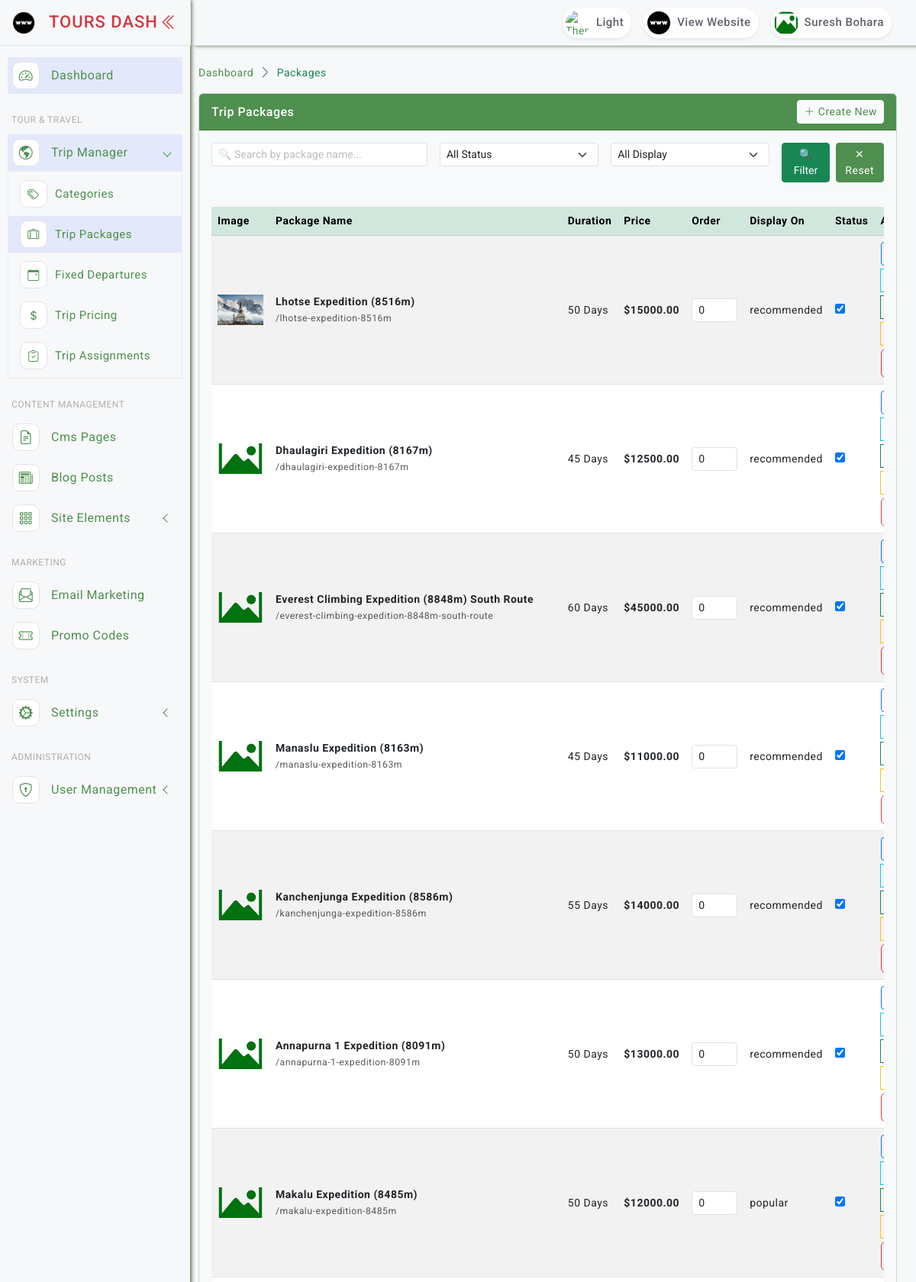
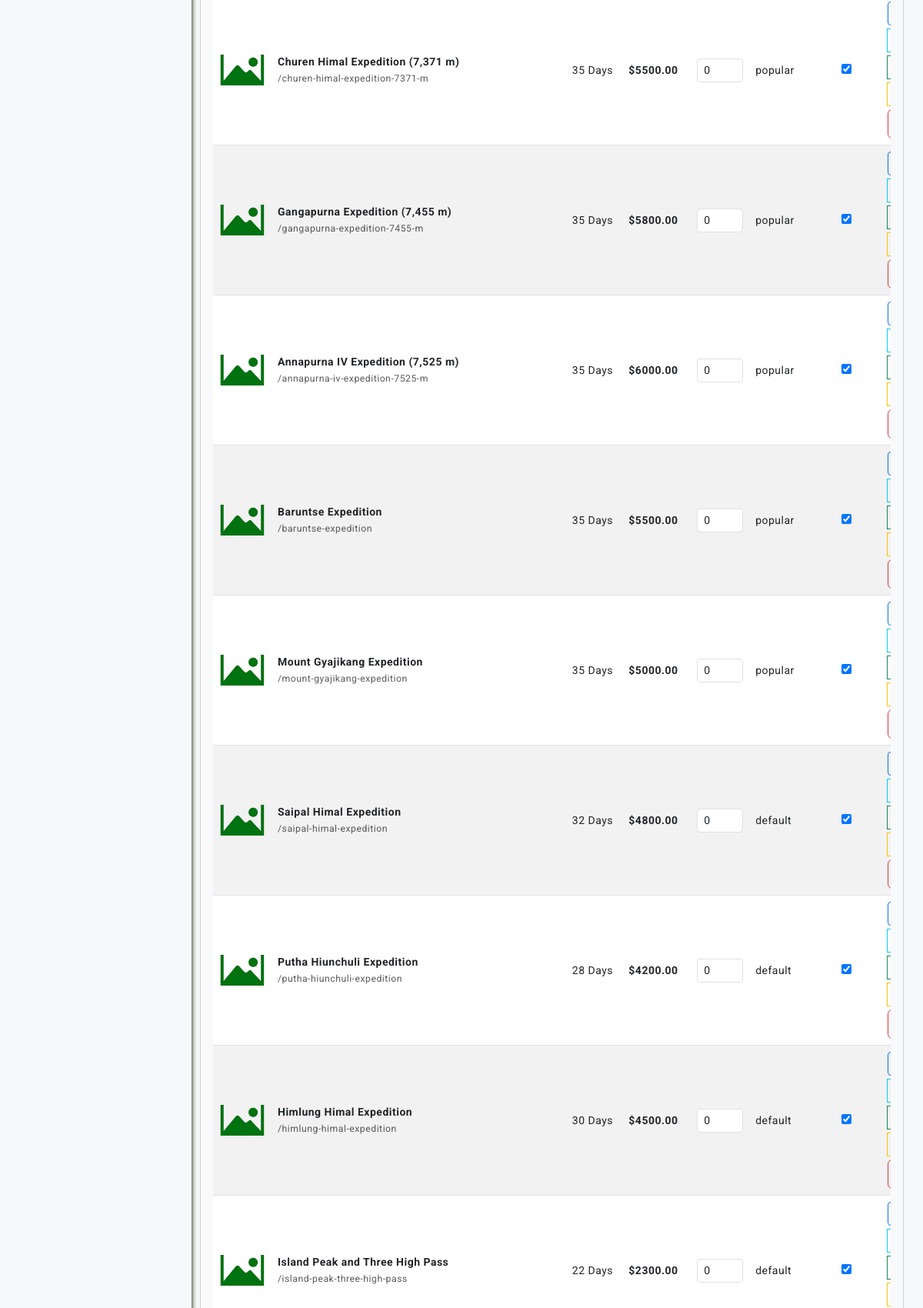
/packages/ (signed in, upper part), run on the app's committed database (2 pictures, top to bottom).
### accounts/models.py (models this page shows, shortened)
class AdminUser(AbstractBaseUser, PermissionsMixin):
    name = models.CharField(max_length=255)
    email = models.EmailField(unique=True)
    mobile = models.CharField(max_length=20, blank=True, null=True)
    address = models.TextField(blank=True, null=True)
    gender = models.CharField(max_length=20, blank=True, null=True)
    details = models.TextField(blank=True, null=True)
    image = models.ImageField(upload_to='admin_profiles/', null=True, blank=True, default='noimage.png')
    status = models.BooleanField(default=True)
    last_login_at = models.DateTimeField(null=True, blank=True)
    created_at = models.DateTimeField(auto_now_add=True)
    updated_at = models.DateTimeField(auto_now=True)
    is_active = models.BooleanField(default=True)
    is_staff = models.BooleanField(default=False)
    objects = AdminUserManager()
    USERNAME_FIELD = 'email'
    REQUIRED_FIELDS = ['name']
    @property
    def image_url(self):
        if self.image and str(self.image) != 'noimage.png':
            return self.image.url
        return '/static/asset/images/noimage.png'

### packages/models.py (models this page shows, shortened)
class Package(models.Model):
    name = models.CharField(max_length=255)
    slug = models.SlugField(max_length=255, unique=True, blank=True)
    image = models.ImageField(upload_to='packages/', blank=True, null=True)
    feature_image = models.ImageField(upload_to='packages/features/', blank=True, null=True)
    gallery = models.JSONField(default=list, blank=True)
    map = models.TextField(blank=True, null=True)
    trip_previous_price = models.DecimalField(max_digits=10, decimal_places=2, blank=True, null=True)
    trip_price = models.DecimalField(max_digits=10, decimal_places=2, blank=True, null=True)
    group_size_price = models.JSONField(default=list, blank=True)
    excerpt = models.TextField(blank=True, null=True)
    description = models.TextField(blank=True, null=True)
    content = models.TextField(blank=True, null=True)
    highlight_key = models.JSONField(default=list, blank=True)
    included_data = models.JSONField(default=list, blank=True)
    excluded_data = models.JSONField(default=list, blank=True)
    faqs = models.JSONField(default=list, blank=True)
    itinerary_data = models.JSONField(default=list, blank=True)
    general = models.JSONField(default=list, blank=True)
    lower_body = models.JSONField(default=list, blank=True)
    upper_body = models.JSONField(default=list, blank=True)
    footwear = models.JSONField(default=list, blank=True)
    accessories = models.JSONField(default=list, blank=True)
    activities = models.JSONField(default=list, blank=True)
    duration = models.CharField(max_length=100, blank=True, null=True)
    transportation = models.CharField(max_length=100, blank=True, null=True)
    trip_grading = models.CharField(max_length=100, blank=True, null=True)
    max_altitude = models.CharField(max_length=100, blank=True, null=True)
    accommodation = models.CharField(max_length=100, blank=True, null=True)
    meals = models.CharField(max_length=100, blank=True, null=True)
    best_season = models.CharField(max_length=100, blank=True, null=True)
    view_count = models.PositiveIntegerField(default=0)
    status = models.BooleanField(default=True)
    order_level = models.PositiveIntegerField(default=0)
    display_on = models.CharField(max_length=50, blank=True, null=True)
    meta_title = models.CharField(max_length=255, blank=True, null=True)
    meta_keywords = models.CharField(max_length=500, blank=True, null=True)
    meta_description = models.TextField(blank=True, null=True)
    created_at = models.DateTimeField(auto_now_add=True)
    updated_at = models.DateTimeField(auto_now=True)
    categories = models.ManyToManyField(Category, related_name='packages', blank=True)
    class Meta:
        ordering = ['order_level', '-created_at']
        indexes = [models.Index(fields=['status', 'order_level'])]
    @property
    def image_url(self):
        return self.image.url if self.image and hasattr(self.image, 'url') else '/static/asset/images/noimage.png'

### packages/views.py (the view)
# urls.py: path('', views.package_list, name='package_list'),
@login_required
def package_list(request):
    items = Package.objects.prefetch_related('categories').all()
    search = request.GET.get('search')
    status = request.GET.get('status')
    display_on = request.GET.get('display_on')
    if search:
        items = items.filter(name__icontains=search)
    if status in ['0', '1']:
        items = items.filter(status=bool(int(status)))
    if display_on:  # ✅ Display On filter लागू गर्ने
        items = items.filter(display_on=display_on)
    return render(request, 'admin/packages/index.html', {
        'items': items,
        'filters': request.GET
    })

### core/context_processors.py (called while the page is built)
def global_settings(request):
    setting = SiteSetting.get_instance()
    footer_categories = Category.objects.filter(
        parent__isnull=True,
        status=True
    ).prefetch_related('children').order_by('order_level')[:4]
    footer_pages = Page.objects.filter(status=True).order_by('order_level')[:4]
    footer_experts = Team.objects.filter(status=True).order_by('order_level')[:4]
    trekking_regions = Category.objects.filter(parent__slug='trekking', status=True).order_by('order_level')[:4]
    return {
        'setting': setting,
        'global_categories': footer_categories,
        'global_pages': footer_pages,
        'footer_experts': footer_experts,
        'trekking_regions': trekking_regions,
    }

### templates/admin/packages/index.html (shortened to what this page needs)
{% extends "layouts/base.html" %}
{% load static %}
{% block content %}
<div class="page-breadcrumb d-none d-sm-flex align-items-center mb-3">
    <nav aria-label="breadcrumb">
        <ol class="breadcrumb mb-0 p-0">
            <li class="breadcrumb-item"><a href="{% url 'core:dashboard' %}">Dashboard</a></li>
            <li class="breadcrumb-item active">Packages</li>
        </ol>
    </nav>
</div>
<div class="card mb-4">
    <div class="card-header bg-custom text-white d-flex align-items-center justify-content-between py-2">
        <h6 class="mb-0"> Trip Packages</h6>
        <div class="d-flex gap-2">
            <a href="{% url 'packages:package_create' %}" class="btn btn-light btn-sm"><i class="bi bi-plus-lg"></i> Create New</a>
        </div>
    </div>
    <div class="card-body bg-light p-3">
        <div class="row mb-3">{% include 'admin/packages/search.html' %}</div>
        <div class="row">{% include 'admin/packages/table.html' %}</div>
    </div>
</div>
{% endblock %}

### templates/includes/admin/header.html (shortened to what this page needs)
{% load static %}
<header class="top-header">
    <nav class="navbar navbar-expand">
        <div class="top-navbar-right ms-3 ms-auto">
            <ul class="navbar-nav align-items-center">
                <li class="nav-item">
                    <a id="darkModeButton" class="nav-link" href="javascript:void(0);" aria-label="Toggle Dark Mode">
                        <div class="user-setting d-flex align-items-center gap-1">
                            <img id="moonIcon" src="{% static 'asset/images/moon_light.png' %}" class="user-img" alt="Theme">
                            <div class="user-name d-none d-sm-block">Light</div>
                        </div>
                    </a>
                </li>
                <li class="nav-item">
                    <a class="nav-link" href="/" target="_blank">
                        <div class="user-setting d-flex align-items-center gap-1">
                            <img src="{% static 'asset/images/website.png' %}" class="user-img" alt="Website">
                            <div class="user-name d-none d-sm-block">View Website</div>
                        </div>
                    </a>
                </li>
                <li class="nav-item dropdown dropdown-large">
                    <a class="nav-link dropdown-toggle dropdown-toggle-nocaret" href="#" data-bs-toggle="dropdown" aria-expanded="false">
                        <div class="user-setting d-flex align-items-center gap-1">
                            <img src="{{ request.user.image_url }}" class="user-img" alt="User">
                            <div class="user-name d-none d-sm-block">{{ request.user.name|default:"Admin" }}</div>
                        </div>
                    </a>
                </li>
            </ul>
        </div>
    </nav>
</header>

### templates/admin/packages/table.html (shortened to what this page needs)
<div class="col-12">
    <div class="table-responsive">
        <table class="table table-hover table-striped align-middle">
            <thead class="table-success">
                <tr>
                    <th>Image</th>
                    <th>Package Name</th>
                    <th>Duration</th>
                    <th>Price</th>
                    <th>Order</th>
                    <th>Display On</th>
                    <th>Status</th>
                    <th>Actions</th>
                </tr>
            </thead>
            <tbody>
                {% for item in items %}
                <tr>
                    <td><img src="{{ item.image_url }}" width="60" height="40" style="object-fit: cover;"></td>
                    <td>
                        <strong>{{ item.name }}</strong><br>
                        <small class="text-muted">/{{ item.slug }}</small>
                    </td>
                    <td>{{ item.duration|default:"-" }}</td>
                    <td>
                        {% if item.trip_price %}<strong>${{ item.trip_price }}</strong>{% endif %}
                    </td>
                    <td>
                        <input type="number" name="order_level" value="{{ item.order_level }}" data-id="{{ item.id }}" data-original="{{ item.order_level }}" class="form-control form-control-sm order-level-input" style="width: 60px;">
                    </td>
                    <td>{{ item.display_on }}</td>
                    <td>
                        <form class="status-form" data-id="{{ item.id }}">
                            <input type="checkbox" {% if item.status %}checked{% endif %} data-toggle="toggle" data-onstyle="success" data-offstyle="danger" data-size="sm">
                        </form>
                    </td>
                    <td>
                        <div class="btn-group btn-group-sm flex-wrap gap-1">
                            <a href="{% url 'packages:package_update' item.id %}" class="btn btn-outline-primary" title="Edit"></a>
                            <a href="{% url 'packages:package_itinerary' item.id %}" class="btn btn-outline-info" title="Itinerary"></a>
                            <a href="{% url 'packages:package_inc_exc' item.id %}" class="btn btn-outline-success" title="Inc/Exc"></a>
                            <a href="{% url 'packages:package_equipment' item.id %}" class="btn btn-outline-warning" title="Equipment"></a>
                            <form action="{% url 'packages:package_delete' item.id %}" method="POST" id="deleteForm{{ item.id }}" style="display:inline;">
                                <button type="button" class="btn btn-outline-danger" onclick="confirmDelete(event, 'deleteForm{{ item.id }}')" title="Delete"></button>
                            </form>
                        </div>
                    </td>
                </tr>
                {% empty %}
                <tr><td colspan="8" class="text-center py-4 text-muted">No packages found</td></tr>
                {% endfor %}
            </tbody>
        </table>
    </div>
</div>

### static/asset/css/style.css (style rules this page uses)
body { font-size: 14px; color: #4c5258; letter-spacing: .5px; font-family: Roboto, sans-serif; background-color: #f7f8fa; overflow-x: hidden; }
a { text-decoration: none; }
::placeholder { opacity: 0.4 !important; }
.top-header .navbar { box-shadow: 5px 0 5px rgb(93 105 72); position: fixed; top: 0; left: 250px; right: 0; background-color: #f7f8fa; border-bottom: 1px solid #e2e3e4; background-clip: padding-box; height: 60px; z-index: 10; padding: 0 1.5rem; transition: all .2s; }
.top-header .navbar .user-setting { height: 40px; border-radius: 30px; background-color: #fff; box-shadow: 0 0.125rem 0.25rem rgb(0 0 0 / 8%); }
.dropdown-toggle-nocaret:after { display: none }
.top-header .navbar .dropdown-large { position: relative }
.top-header .navbar .user-img { width: 40px; height: 40px; padding: 4px; border-radius: 50%; }
.top-header .navbar .user-name { font-size: 15px; color: #5e636b; font-weight: 500; padding-right: 10px; }
.table-responsive { white-space: nowrap; }
.page-breadcrumb .breadcrumb-item+.breadcrumb-item::before { display: inline-block; padding-right: .5rem; color: #6c757d; font-family: LineIcons; content: "\ea5c"; }
.page-breadcrumb .breadcrumb li.breadcrumb-item { font-size: 15spx; }
.breadcrumb-item.active { color: #198754!important; }
.bg-custom { background-color: #4f8f4f; }

### static/asset/css/custom.css (style rules this page uses)
a { color: #4f8f4f!important; }
.card-header { border-radius: none!important; }

### static/asset/css/dark-theme.css (style rules this page uses)
html.dark-theme .menu-title,a { color: #ffffff; }

### data on the page
AdminUser: user.image_url (placeholder picture), user.name "Suresh Bohara"
Package: image_url (picture), name "Lhotse Expedition (8516m)", slug "lhotse-expedition-8516m", duration "50 Days", trip_price "15000.00", order_level "0", display_on "recommended", status "☑"
Package: name "Dhaulagiri Expedition (8167m)", slug "dhaulagiri-expedition-8167m", duration "45 Days", trip_price "12500.00", order_level "0", display_on "recommended", status "☑"
Package: name "Everest Climbing Expedition (8848m) South Route", slug "everest-climbing-expedition-8848m-south-route", duration "60 Days", trip_price "45000.00", order_level "0", display_on "recommended", status "☑"
Package: name "Manaslu Expedition (8163m)", slug "manaslu-expedition-8163m", duration "45 Days", trip_price "11000.00", order_level "0", display_on "recommended", status "☑"
Package: name "Kanchenjunga Expedition (8586m)", slug "kanchenjunga-expedition-8586m", duration "55 Days", trip_price "14000.00", order_level "0", display_on "recommended", status "☑"
Package: name "Annapurna 1 Expedition (8091m)", slug "annapurna-1-expedition-8091m", duration "50 Days", trip_price "13000.00", order_level "0", display_on "recommended", status "☑"
Package: name "Makalu Expedition (8485m)", slug "makalu-expedition-8485m", duration "50 Days", trip_price "12000.00", order_level "0", display_on "popular", status "☑"
Package: name "Churen Himal Expedition (7,371 m)", slug "churen-himal-expedition-7371-m", duration "35 Days", trip_price "5500.00", order_level "0", display_on "popular", status "☑"
Package: name "Gangapurna Expedition (7,455 m)", slug "gangapurna-expedition-7455-m", duration "35 Days", trip_price "5800.00", order_level "0", display_on "popular", status "☑"
Package: name "Annapurna IV Expedition (7,525 m)", slug "annapurna-iv-expedition-7525-m", duration "35 Days", trip_price "6000.00", order_level "0", display_on "popular", status "☑"
Package: name "Baruntse Expedition", slug "baruntse-expedition", duration "35 Days", trip_price "5500.00", order_level "0", display_on "popular", status "☑"
Package: name "Mount Gyajikang Expedition", slug "mount-gyajikang-expedition", duration "35 Days", trip_price "5000.00", order_level "0", display_on "popular", status "☑"
Package: name "Saipal Himal Expedition", slug "saipal-himal-expedition", duration "32 Days", trip_price "4800.00", order_level "0", display_on "default", status "☑"
Package: name "Putha Hiunchuli Expedition", slug "putha-hiunchuli-expedition", duration "28 Days", trip_price "4200.00", order_level "0", display_on "default", status "☑"
Package: name "Himlung Himal Expedition", slug "himlung-himal-expedition", duration "30 Days", trip_price "4500.00", order_level "0", display_on "default", status "☑"
Package: name "Island Peak and Three High Pass", slug "island-peak-three-high-pass", duration "22 Days", trip_price "2300.00", order_level "0", display_on "default", status "☑"
